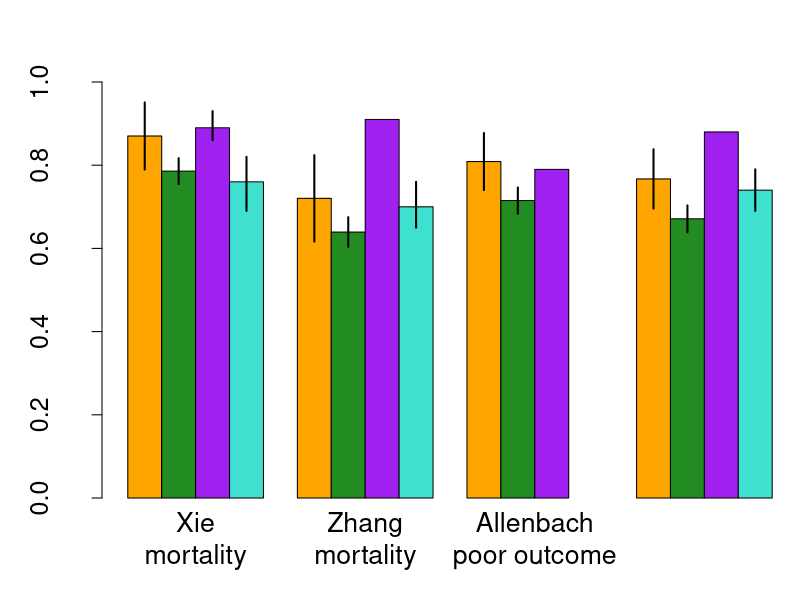

Reproduce this figure in R.
### barplot_AUC_all_models_cohorts.R
###
### Author: Valeria Vitelli
### Contributers: Andrew Reiner, Alvaro Köhn-Luque
##
### Generates AUC barplots for all cohorts
###
### barplot_AUC_all_models_cohorts.R uses the results generated by
### validation_all_models.R and validation_code_London/validation_code.R
### The results from these scripts must be imported to spredsheets; see the
### provided spreadsheets for the required format, and the notes below.

library(readxl)
library(dplyr)

### load results for the Oslo cohort
###---------------------------------

AUCoslo <- matrix(NA, 4, 3)

# choose imputation method
impu.type <- 'single KNN'
which.impu.type <- c('single KNN', 'single RF', 'multi BR', 'multi GP')

### The xlsx files used here were created using the data from the tables
### named validation_plots_all_models/validation_*_table.txt

# read results
resXie <- read_excel('./validation_plots_all_models/validation_Xie_table.xlsx', 
                     sheet = match(impu.type, which.impu.type))
AUCoslo[1,] <- c(resXie$AUC, resXie$CI_AUC_low, resXie$CI_AUC_upp)
resZhangD <- read_excel('./validation_plots_all_models/validation_Zhang_death_table.xlsx', 
                        sheet = match(impu.type, which.impu.type))
AUCoslo[2,] <- c(resZhangD$AUC, resZhangD$CI_AUC_low, resZhangD$CI_AUC_upp)
resZhangP <- read_excel('./validation_plots_all_models/validation_Zhang_poor_outcome_table.xlsx', 
                        sheet = match(impu.type, which.impu.type))
AUCoslo[3,] <- c(resZhangP$AUC, resZhangP$CI_AUC_low, resZhangP$CI_AUC_upp)
resAll <- read_excel('./validation_plots_all_models/validation_Allenbach_table.xlsx', 
                     sheet = match(impu.type, which.impu.type))
AUCoslo[4,] <- c(resAll$AUC, resAll$CI_AUC_low, resAll$CI_AUC_upp)

row_names = c('Xie', 'Zhang1', 'Zhang2', 'Allenbach')
row.names(AUCoslo) <- row_names

### load results for the KCH cohort
###---------------------------------
###
### validation_table_KCH.xlsx was created from the data in
### validation_code_London/results/validation_*_table.txt

AUCkch <- matrix(NA, 4, 3)
resKCH <- read_excel('./validation_code_London/results/validation_table_KCH.xlsx')
AUCkch[,1] <- resKCH$AUC
AUCkch[,2] <- resKCH$CI_AUC_low
AUCkch[,3] <- resKCH$CI_AUC_upp
row.names(AUCkch)  = c('Allenbach', 'Xie', 'Zhang1', 'Zhang2')

### Gupta results
###--------------

AUCgupta <- matrix(NA, 4, 3)
AUCgupta[1,] <- c(0.76, 0.69, 0.82)
AUCgupta[2,] <- c(0.7, 0.65, 0.76)
AUCgupta[3,] <- c(0.74, 0.69, 0.79)
row.names(AUCgupta) <- row_names


### Development cohort results
###---------------------------

AUCdev <- matrix(NA, 4, 3)
AUCdev[1,] <- c(0.89, 0.86, 0.93)
AUCdev[2,] <- c(0.91, NA, NA)
AUCdev[3,] <- c(0.88, NA, NA)
AUCdev[4,] <- c(0.79, NA, NA)
row.names(AUCdev) <- row_names

############# Set new row order
new_row_order = c('Xie', 'Zhang1', 'Allenbach', 'Zhang2')
new_print_names = c('\n\nXie\nmortality', '\n\n\nZhang\nmortality', '\n\n\nAllenbach\npoor outcome', '\n\n\nZhang\npoor outcome')

AUCoslo = AUCoslo[new_row_order, ]
AUCkch = AUCkch[new_row_order, ]
AUCdev = AUCdev[new_row_order, ]
AUCgupta = AUCgupta[new_row_order, ]
#############


## Barplot
##--------
mybars <- barplot(height = rbind(AUCoslo[,1], AUCkch[,1], AUCdev[,1], AUCgupta[,1]), beside = TRUE, plot = FALSE)

 png('barplot_model_cohort_comparison.png', height = 2400, width = 3200, res=300)

par(mar=c(5.1, 5.1, 4.1, 0.1))

par(mgp=c(3,2.5,0))
barplot(height = rbind(AUCoslo[,1], AUCkch[,1], AUCdev[,1], AUCgupta[,1]), beside = TRUE,
        names.arg = new_print_names,
        col=c('orange', 'forestgreen', 'purple', 'turquoise'),
         ylim=c(0,1.0), cex.axis=1.5, cex.names=1.6, cex.lab=1.5)

segments(x0 = as.vector(mybars), x1 = as.vector(mybars), 
         y0 = as.vector(rbind(AUCoslo[,2], AUCkch[,2], AUCdev[,2], AUCgupta[,2])),
         y1 = as.vector(rbind(AUCoslo[,3], AUCkch[,3], AUCdev[,3], AUCgupta[,3])),
         lwd=2) 
dev.off()
